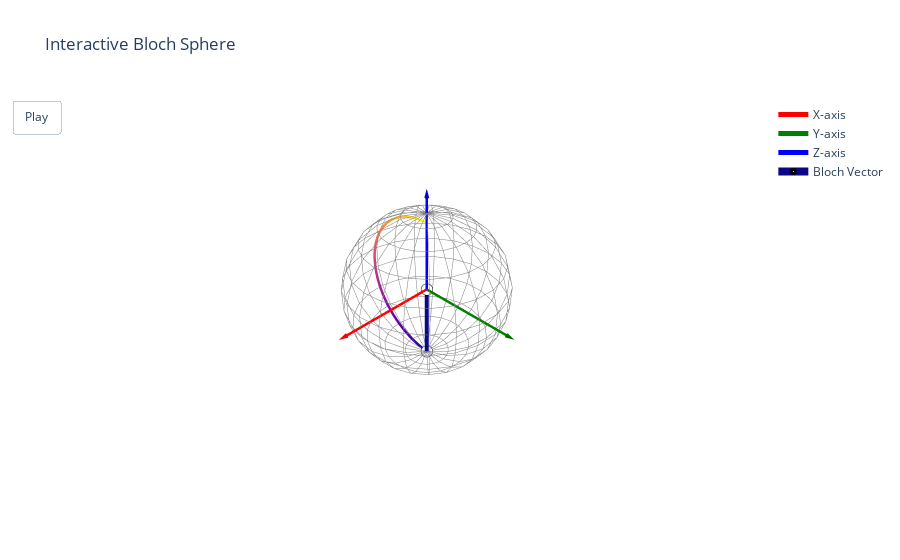

Notebook code for this chart:
### Markdown cell above
**Bloch sphere visualization**

### Code cell
fig = create_interactive_bloch_sphere(sx=sx.flatten(), sy=sy.flatten(), sz=sz.flatten(), t_eval=t.flatten())
fig.show()
